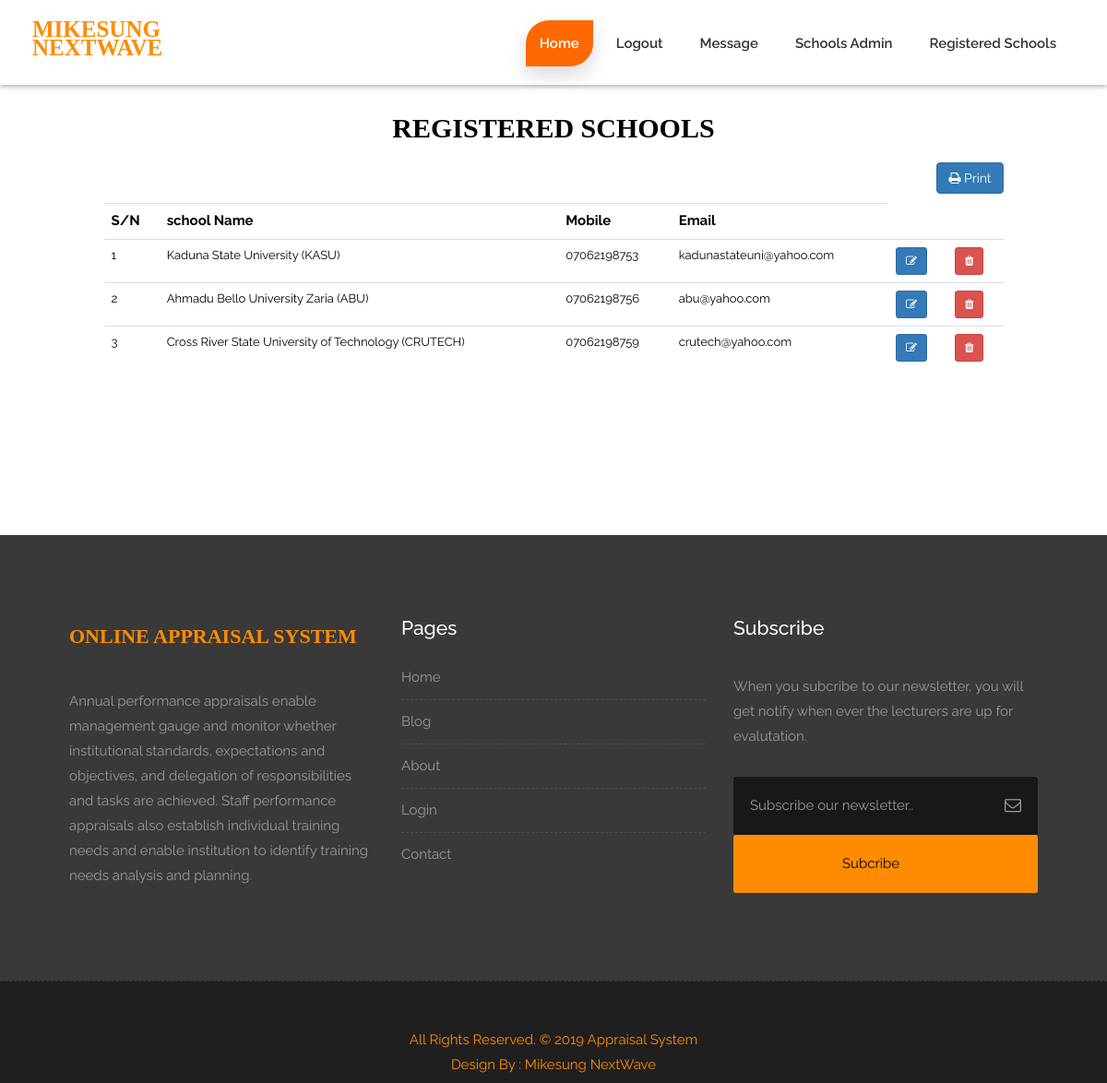
The page /registered_schools.php on the database its author committed.
### tables this page shows
CREATE TABLE `schools` (
  `id` int(11) NOT NULL,
  `schoolNames` varchar(100) NOT NULL,
  `email` varchar(100) NOT NULL,
  `mobile` varchar(100) NOT NULL
);

### registered_schools.php (the view, shortened to what this page needs)
<?php include ('general_admin_header.php'); ?>
<?php
include 'db_connect.php';
?>
<div class="container-fluid" style="padding-bottom: 160px; padding-top: 20px">
		<div class="col-md-10 col-md-offset-1">
			<form class="form">
				<div class="row">
				 <p class="text-center" style="font-family: Gebriola; font-size: 30px; color: black"><b>REGISTERED SCHOOLS</b></p>
		 		<div class="text-right">
		 		<td><a href="#" class='btn btn-primary' onclick="javascript:window.print()" /><i class='fa fa-print'></i> Print</a></td>
		 		</div>
		 		<table class="table" style="font-size: 13px">
		 			<tr>
		 				<th style="font-size: 15px">S/N</th>
		 				<th style="font-size: 15px">school Name</th>
		 				<th style="font-size: 15px">Mobile</th>
		 				<th style="font-size: 15px">Email</th>
		 			</tr>
		 			<?php
		 			$no=1;
		 			$sql="SELECT * FROM schools";
		 			$query = mysqli_query($conn, $sql) or die(mysqli_error($conn));
		 		while ($row = mysqli_fetch_assoc($query)) {
		 			?>
		 			<tr>
		 				<td><?php echo $no ; ?></td>
		 				<td><?php echo $row['schoolNames']; ?></td>
		 				<td><?php echo $row['mobile']; ?></td>
		 				<td><?php echo $row['email']; ?></td>
		 				<td><a href="edit_school.php?id=<?php echo $row['id']; ?>" class='btn btn-sm btn-primary' name="edit" ><i class='fa fa-edit'></i></a></td>
		 				<td><a onclick="deleteme(<?php echo $row['id']; ?>)" class='btn btn-sm btn-danger' name="Delete" ><i class='fa fa-trash'></i></a></td>
		 			</tr>
		 		<?php
		 		$no++;
		 			}
		 		?>
 			</table>
		 </div>
	  </form>
 	</div>
</div>
<?php include 'footer.php' ?>
</body>
</html>

### style.css (style rules this page uses)
body { color: #999; font-size: 15px; font-family: 'Raleway', sans-serif; line-height: 1.80857; }
a { color: #1f1f1f; text-decoration: none !important; outline: none !important; -webkit-transition: all .3s ease-in-out; -moz-transition: all .3s ease-in-out; -ms-transition: all .3s ease-in-out; -o-transition: all .3s ease-in-out; transition: all .3s ease-in-out; }
a { color: #1f1f1f; text-decoration: none; outline: none; }
a, .btn { text-decoration: none !important; outline: none !important; -webkit-transition: all .3s ease-in-out; -moz-transition: all .3s ease-in-out; -ms-transition: all .3s ease-in-out; -o-transition: all .3s ease-in-out; transition: all .3s ease-in-out; }
:root { --pricingTable-yellow: #fd6802; --pricingTable-purple: #fd6802; --pricingTable-blue: #fd6802; }

### css/responsive.css (style rules this page uses)
@media (max-width: 1200px) { .container-fluid { width: 100%; padding: 0 15px; } }

### registered_schools.php (style rules this page uses)
table,th,td { color: black; }

### rows shown on the page
schools: schoolNames "Kaduna State University (KASU)", mobile "07062198753", email "kadunastateuni@yahoo.com"
schools: schoolNames "Ahmadu Bello University Zaria (ABU)", mobile "07062198756", email "abu@yahoo.com"
schools: schoolNames "Cross River State University of Technology (CRUTECH)", mobile "07062198759", email "crutech@yahoo.com"
